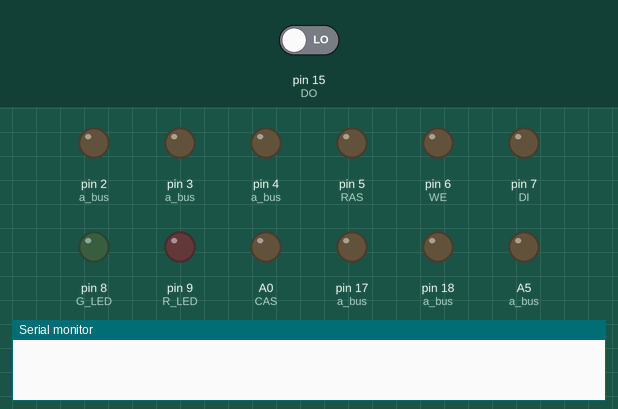
This sketch was run on a simulated Arduino Uno, built with avr-gcc and run on an emulated ATmega328P. Shown: output pins drawn as LEDs (lit = HIGH), the last lines printed to the serial monitor. The inputs (shaded band) are chosen by the test bench; at power-on: pin 15 (DO) LOW.

Above: at 0.0 s.
At 0.55 s:
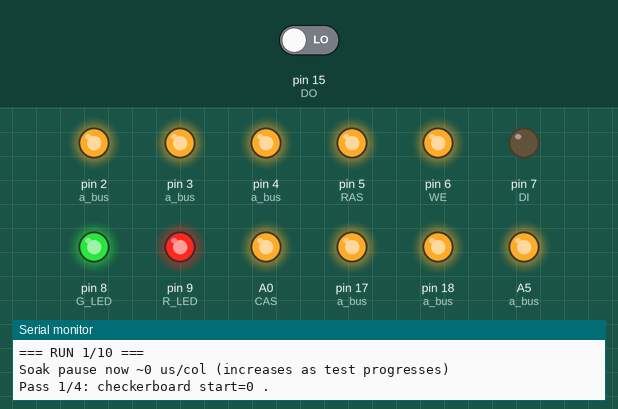
At 1.1 s:
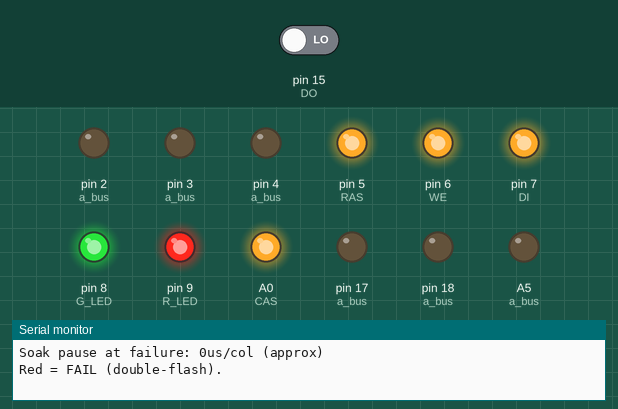
Timing chart, 0 to 40.0 s (numbered marks = the images above):
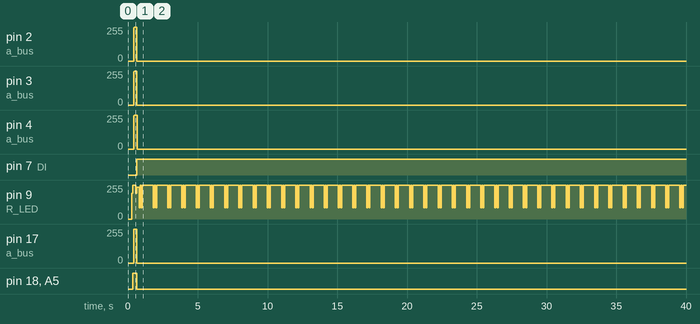

The sketch:

MK4096_tester_UnoR4_10runs_soak_ramp.ino
```cpp
// MK4096N-16 DRAM tester (4Kx1) for Arduino Uno R4 Minima
// Multi-run + stress-soak: repeats the full 4-pattern test RUNS times and
// gradually increases an inter-column pause as the test progresses.
//
// Targets total time < ~30s by default. Tune MAX_SOAK_US if you want more/less.
//
// MK4096 specifics:
//   - 6 address bits (A0..A5): 64 rows x 64 cols = 4096 bits
//   - Socket pin 13 is /CS (active LOW). We hold it LOW.
//
// Serial: 9600 baud
//
// LED wiring assumption (active-low):
//   LED anode -> +5V through resistor, cathode -> Arduino pin
//   => LED turns ON when Arduino pin is LOW (active-low)
//
// NOTE: On Uno R4, D9 supports PWM, D8 does not. We dim red with PWM and
// "dim" green by using short pulses (low duty cycle).

// ---------------- Pins ----------------
#define DI          7     // Arduino D7  -> socket pin 2  (DIN)
#define DO          15    // Arduino A1  -> socket pin 14 (DOUT)  (numeric pin ID)
#define CAS         14    // Arduino A0  -> socket pin 15 (/CAS)
#define RAS         5     // Arduino D5  -> socket pin 4  (/RAS)
#define WE          6     // Arduino D6  -> socket pin 3  (/WE)

// Address pins (A0..A5)
#define XA0         4     // Arduino D4  -> socket pin 5  (A0)
#define XA1         2     // Arduino D2  -> socket pin 7  (A1)
#define XA2         3     // Arduino D3  -> socket pin 6  (A2)
#define XA3         17    // Arduino A3  -> socket pin 12 (A3)
#define XA4         18    // Arduino A4  -> socket pin 11 (A4)
#define XA5         19    // Arduino A5  -> socket pin 10 (A5)

// MK4096 /CS on socket pin 13 (active LOW)
#define CS          16    // Arduino A2  -> socket pin 13 (/CS)

// LEDs (active-low)
#define R_LED       9     // Arduino D9  -> red LED cathode (PWM-capable)
#define G_LED       8     // Arduino D8  -> green LED cathode (NOT PWM)

// ---------------- Config ----------------
#define BUS_SIZE     6    // MK4096 has 6 address inputs
#define RUNS        10    // repeat the full test this many times

// Brightness controls (0..255 where 0=off, 255=full ON)
// Because LEDs are active-low, PWM duty is inverted internally.
#define RED_RUN_LEVEL        18   // very dim "running" glow
#define RED_FLASH_LEVEL     170   // fail flash intensity
#define GREEN_PULSE_ON_MS     2   // short green pulses during progress

// Progress printing control
#define DOT_EVERY_COLS        8   // print one dot every N columns (64/N dots per pass)

// Stress-soak: per-column pause increases gradually from 0..MAX_SOAK_US
// across the *entire* test (all runs, all passes, all columns).
// With RUNS=10, BUS_SIZE=6 => total columns = 10 * 4 * 64 = 2560.
// Average pause ~ MAX_SOAK_US/2, so extra time ≈ 2560 * (MAX/2) microseconds.
// MAX_SOAK_US=8000 -> extra ~ 10.24s. Typical total remains under ~30s.
#define MAX_SOAK_US        8000u  // increase if you want more stress, decrease for faster

const unsigned int a_bus[BUS_SIZE] = { XA0, XA1, XA2, XA3, XA4, XA5 };

// Test bookkeeping
static const char* g_pass_name = "init";
static unsigned long g_pass_start_ms = 0;

// Global progress for soak
static const uint32_t COLS_PER_PASS = (1u << BUS_SIZE); // 64
static const uint32_t PASSES_PER_RUN = 4u;
static const uint32_t TOTAL_COLUMNS = (uint32_t)RUNS * PASSES_PER_RUN * COLS_PER_PASS; // 2560
static uint32_t g_global_col = 0;

// --------------- LED helpers (active-low) ---------------
static inline void red_set(uint8_t level) {
  // level: 0(off) .. 255(full)
  analogWrite(R_LED, (uint8_t)(255 - level)); // invert for active-low
}
static inline void red_off()  { red_set(0); }
static inline void red_dim()  { red_set(RED_RUN_LEVEL); }
static inline void green_off(){ digitalWrite(G_LED, HIGH); }
static inline void green_on() { digitalWrite(G_LED, LOW);  }
static inline void green_pulse(uint16_t on_ms = GREEN_PULSE_ON_MS) {
  digitalWrite(G_LED, LOW);
  delay(on_ms);
  digitalWrite(G_LED, HIGH);
}

static void breathe_red(uint8_t peak = 70, uint8_t step = 6, uint8_t ms = 6) {
  for (uint16_t i = 0; i <= peak; i += step) { red_set((uint8_t)i); delay(ms); }
  for (int16_t  i = peak; i >= 0; i -= step) { red_set((uint8_t)i); delay(ms); }
  red_off();
}

// --------------- DRAM helpers ---------------
void setBus(unsigned int a) {
  for (int i = 0; i < BUS_SIZE; i++) {
    digitalWrite(a_bus[i], (a & 1) ? HIGH : LOW);
    a >>= 1;
  }
}

void writeAddress(unsigned int r, unsigned int c, int v) {
  digitalWrite(CS, LOW);
  setBus(r);
  digitalWrite(RAS, LOW);
  digitalWrite(WE, LOW);
  digitalWrite(DI, (v & 1) ? HIGH : LOW);
  setBus(c);
  digitalWrite(CAS, LOW);
  digitalWrite(WE, HIGH);
  digitalWrite(CAS, HIGH);
  digitalWrite(RAS, HIGH);
}

int readAddress(unsigned int r, unsigned int c) {
  digitalWrite(CS, LOW);
  setBus(r);
  digitalWrite(RAS, LOW);
  setBus(c);
  digitalWrite(CAS, LOW);
  int ret = digitalRead(DO);
  digitalWrite(CAS, HIGH);
  digitalWrite(RAS, HIGH);
  return ret;
}

static void print_addr(unsigned int r, unsigned int c) {
  unsigned long a = ((unsigned long)c << BUS_SIZE) + r;
  Serial.print(" addr=$");
  Serial.print(a, HEX);
  Serial.print(" (row=");
  Serial.print(r);
  Serial.print(", col=");
  Serial.print(c);
  Serial.print(")");
}

// --------------- Soak pause computation ---------------
static inline uint16_t current_soak_us() {
  // progress in [0..TOTAL_COLUMNS-1]
  // Use a gentle curve (quadratic) so early tests are fast and later tests stress more.
  // pause = MAX * (p^2), where p in [0..1]
  const uint32_t denom = (TOTAL_COLUMNS > 1) ? (TOTAL_COLUMNS - 1) : 1;
  uint32_t p_num = g_global_col;            // 0..denom
  // quadratic: (p_num^2)/(denom^2)
  uint64_t num2 = (uint64_t)p_num * (uint64_t)p_num;
  uint64_t den2 = (uint64_t)denom * (uint64_t)denom;
  uint64_t pause = (uint64_t)MAX_SOAK_US * num2 / den2;
  if (pause > 65535u) pause = 65535u;
  return (uint16_t)pause;
}

static inline void soak_pause_tick() {
  uint16_t us = current_soak_us();
  if (us) delayMicroseconds(us);
  if (g_global_col < TOTAL_COLUMNS - 1) g_global_col++;
}

// --------------- Fail/Pass status ---------------
static void fail_halt(unsigned int r, unsigned int c, int expected, int got) {
  Serial.println();
  Serial.print("FAIL in ");
  Serial.print(g_pass_name);
  print_addr(r, c);
  Serial.print(" expected=");
  Serial.print(expected & 1);
  Serial.print(" got=");
  Serial.print(got & 1);
  Serial.print(" elapsed=");
  Serial.print(millis() - g_pass_start_ms);
  Serial.println("ms");

  Serial.print("Soak pause at failure: ");
  Serial.print(current_soak_us());
  Serial.println("us/col (approx)");
  Serial.println("Red = FAIL (double-flash).");
  Serial.flush();

  green_off();
  red_off();
  while (1) {
    red_set(RED_FLASH_LEVEL); delay(70);
    red_off();                delay(80);
    red_set(RED_FLASH_LEVEL); delay(70);
    red_off();                delay(800);
  }
}

static inline void error(unsigned int r, unsigned int c, int expected, int got) {
  interrupts();
  fail_halt(r, c, expected, got);
}

// --------------- Progress + passes ---------------
static void progress_column(int c) {
  const int cols = (1 << BUS_SIZE); // 64

  if ((c % DOT_EVERY_COLS) == 0) {
    Serial.print('.');
    green_pulse(); // dim indication
  }

  if (c == (cols/4)-1)   Serial.print(" 25% ");
  if (c == (cols/2)-1)   Serial.print(" 50% ");
  if (c == (3*cols/4)-1) Serial.print(" 75% ");
  if (c == cols-1)       Serial.print(" 100% ");
}

void fill_constant(int v) {
  v &= 1;
  const int cols = (1 << BUS_SIZE);
  const int rows = (1 << BUS_SIZE);

  for (int c = 0; c < cols; c++) {
    progress_column(c);
    soak_pause_tick();
    for (int r = 0; r < rows; r++) {
      writeAddress(r, c, v);
      int got = readAddress(r, c);
      if (v != got) error(r, c, v, got);
    }
  }
}

void fill_checkerboard(int start_v) {
  int v = start_v & 1;
  const int cols = (1 << BUS_SIZE);
  const int rows = (1 << BUS_SIZE);

  for (int c = 0; c < cols; c++) {
    progress_column(c);
    soak_pause_tick();
    for (int r = 0; r < rows; r++) {
      writeAddress(r, c, v);
      int got = readAddress(r, c);
      if (v != got) error(r, c, v, got);
      v ^= 1;
    }
  }
}

static void begin_pass(const char* name) {
  g_pass_name = name;
  g_pass_start_ms = millis();
  Serial.println();
  Serial.print(name);
  Serial.print(" ");
  Serial.flush();

  // Fun but not bright
  breathe_red(60, 6, 5);

  red_dim();
  green_off();
}

static void end_pass() {
  Serial.print(" done (");
  Serial.print(millis() - g_pass_start_ms);
  Serial.println("ms)");
  Serial.flush();
}

// Simple, dim "run complete" animation
static void between_runs_anim() {
  green_pulse(2); delay(120);
  green_pulse(2); delay(300);
}

// ---------------- Setup / Main ----------------
void setup() {
  Serial.begin(9600);
  unsigned long t0 = millis();
  while (!Serial && (millis() - t0) < 1500) { /* wait up to 1.5s */ }

  Serial.println();
  Serial.println("MK4096 DRAM TESTER (4K x 1) for Uno R4 Minima");
  Serial.print("Runs: "); Serial.println(RUNS);
  Serial.println("Patterns per run: checkerboard(0), checkerboard(1), all-0, all-1");
  Serial.println("Soak: per-column pause ramps from 0 to MAX_SOAK_US (quadratic).");
  Serial.print("MAX_SOAK_US = "); Serial.print(MAX_SOAK_US); Serial.println(" us");
  Serial.println("Note: /CS held LOW on socket pin 13. Address bits used: A0..A5.");
  Serial.println();

  for (int i = 0; i < BUS_SIZE; i++) pinMode(a_bus[i], OUTPUT);

  pinMode(CAS, OUTPUT);
  pinMode(RAS, OUTPUT);
  pinMode(WE, OUTPUT);
  pinMode(DI, OUTPUT);
  pinMode(DO, INPUT);

  pinMode(CS, OUTPUT);
  digitalWrite(CS, LOW);

  pinMode(R_LED, OUTPUT);
  pinMode(G_LED, OUTPUT);
  red_off();
  green_off();

  digitalWrite(WE, HIGH);
  digitalWrite(RAS, HIGH);
  digitalWrite(CAS, HIGH);

  // Alive indicator
  breathe_red(60, 6, 6);

  // Prime rows once
  Serial.print("Priming rows (RAS-only refresh sweep) ... ");
  noInterrupts();
  for (int r = 0; r < (1 << BUS_SIZE); r++) {
    setBus(r);
    digitalWrite(RAS, LOW);
    digitalWrite(RAS, HIGH);
  }
  interrupts();
  Serial.println("done.");
}

void loop() {
  unsigned long run_times[RUNS];
  unsigned long all_start = millis();
  g_global_col = 0;

  for (int run = 1; run <= RUNS; run++) {
    Serial.println();
    Serial.print("=== RUN ");
    Serial.print(run);
    Serial.print("/");
    Serial.print(RUNS);
    Serial.println(" ===");

    // Show the current ramp level at start of run
    Serial.print("Soak pause now ~");
    Serial.print(current_soak_us());
    Serial.println(" us/col (increases as test progresses)");
    Serial.flush();

    unsigned long total_start = millis();

    begin_pass("Pass 1/4: checkerboard start=0");
    fill_checkerboard(0);
    end_pass();

    begin_pass("Pass 2/4: checkerboard start=1");
    fill_checkerboard(1);
    end_pass();

    begin_pass("Pass 3/4: solid 0");
    fill_constant(0);
    end_pass();

    begin_pass("Pass 4/4: solid 1");
    fill_constant(1);
    end_pass();

    unsigned long total_ms = millis() - total_start;
    run_times[run - 1] = total_ms;

    Serial.print("RUN ");
    Serial.print(run);
    Serial.print(" time: ");
    Serial.print(total_ms);
    Serial.println("ms");
    Serial.flush();

    red_off();
    between_runs_anim();
  }

  // Summary
  unsigned long total_all_ms = millis() - all_start;
  unsigned long min_ms = run_times[0], max_ms = run_times[0], sum_ms = 0;
  for (int i = 0; i < RUNS; i++) {
    if (run_times[i] < min_ms) min_ms = run_times[i];
    if (run_times[i] > max_ms) max_ms = run_times[i];
    sum_ms += run_times[i];
  }
  unsigned long avg_ms = sum_ms / RUNS;

  Serial.println();
  Serial.println("=== SUMMARY ===");
  Serial.print("Runs: "); Serial.println(RUNS);
  Serial.print("Min: "); Serial.print(min_ms); Serial.println("ms");
  Serial.print("Avg: "); Serial.print(avg_ms); Serial.println("ms");
  Serial.print("Max: "); Serial.print(max_ms); Serial.println("ms");
  Serial.print("Total elapsed: "); Serial.print(total_all_ms); Serial.println("ms");
  Serial.print("Final soak pause ~"); Serial.print(current_soak_us()); Serial.println(" us/col");
  Serial.println("Result: PASS");
  Serial.println("Green = PASS (slow pulse).");
  Serial.flush();

  // PASS indicator loop (dim)
  red_off();
  green_off();
  while (1) {
    green_on();   delay(60);
    green_off();  delay(940);
  }
}
```

Measured:
- by itself, pin 2 (a_bus), pin 3 (a_bus), pin 17 (a_bus): 0/255 → 255/255 at 0.40 s, → 0/255 0.24 s later
- by itself, pin 4 (a_bus): 0/255 → 255/255 at 0.40 s, → 0/255 0.28 s later
- by itself, pin 7 (DI): LOW → HIGH at 0.63 s
- by itself, pin 18 (a_bus), A5 (a_bus): HIGH → LOW at 0.63 s
